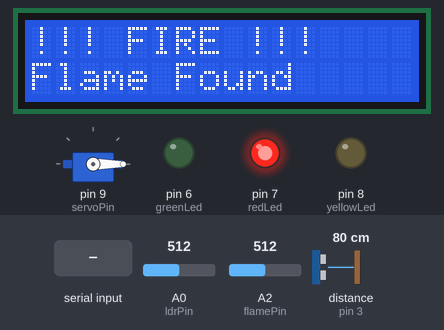
This sketch was run on a simulated Arduino Uno, built with avr-gcc and run on an emulated ATmega328P. Parts: servo, 16×2 character LCD, output pins drawn as LEDs (lit = HIGH). Wiring (inferred from the names in the program): ultrasonic range finder: trigger pin 2; echo pin 3. Dashed ring = blinking. The test bench sets the inputs (shaded band); at power-on: distance to the obstacle (sensor on pin 3) 80 cm, A0 (ldrPin) = 512, A2 (flamePin) = 512. The echo pulse lasts 58.3 µs per cm; pins used as bus, display or sensor lines are not drawn; what the sketch prints to the serial monitor is not drawn.

Above: at 3.3 s.
3.4 s: distance to the obstacle (sensor on pin 3) set to 12 cm
4.9 s: distance to the obstacle (sensor on pin 3) set to 9 cm
At 6.9 s:
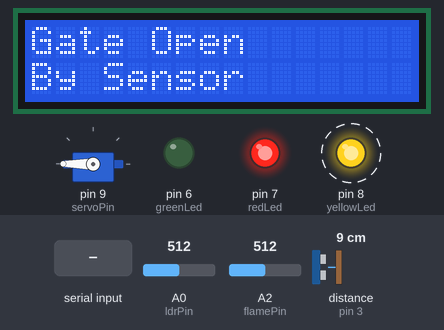
7.0 s: "C" received over Serial
At 9.9 s:
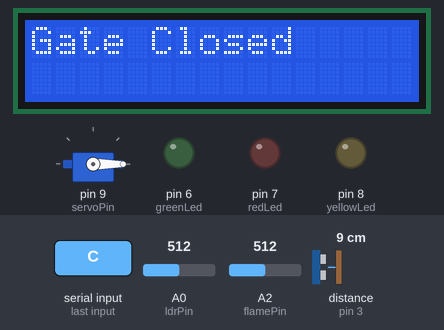
10.0 s: "O" received over Serial
At 12.49 s:
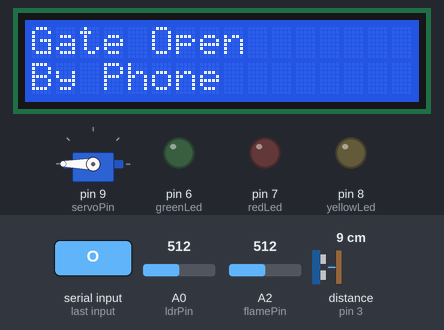
13.0 s: "A" received over Serial
At 15.2 s:
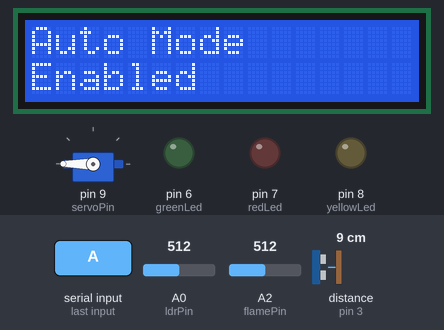
16.0 s: A0 (ldrPin) set to 418
17.5 s: A0 (ldrPin) set to 384
At 18.09 s:
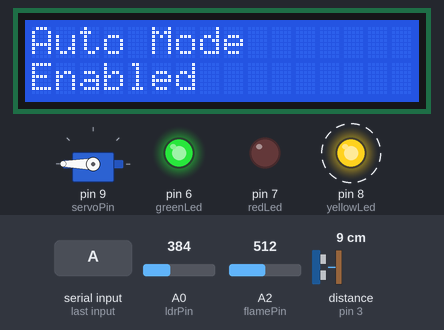
Timing chart, 0 to 20.7 s (numbered marks = the images above; inputs shaded):
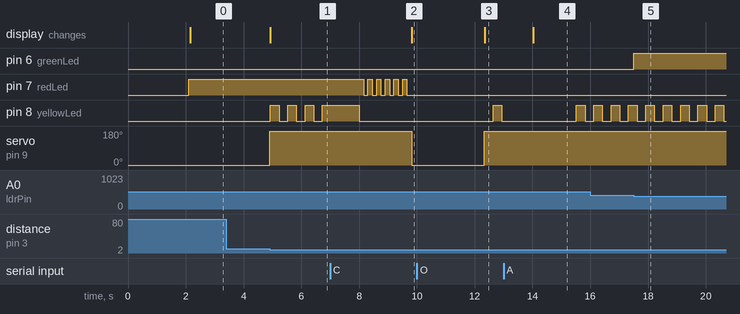

Measured:
- the behaviour switches between 11 and 10 cm on distance to the obstacle (sensor on pin 3) (found by bisection; images 0 and 1)
- the behaviour switches between 400 and 399 on A0 (ldrPin) (found by bisection; images 4 and 5)
- after the input at 3.4 s, every drawn part: stays the same
- after the input at 4.9 s, pin 8 (yellowLed): alternates HIGH for 0.30 s and LOW for 0.30 s, starting at once; servo on pin 9 (servoPin): 0° → 180° at once; the display: changes at once (image 1)
- after the input at 7.0 s, pin 7 (redLed): alternates HIGH for 0.15 s and LOW for 0.15 s, starting after 1.2 s; servo on pin 9 (servoPin): 180° → 0° after 2.8 s; the display: changes after 2.8 s (image 2)
- after the input at 10.0 s, pin 8 (yellowLed): LOW → HIGH after 2.6 s, → LOW 0.30 s later; servo on pin 9 (servoPin): 0° → 180° after 2.3 s; the display: changes after 2.3 s (image 3)
- after the input at 13.0 s, the display: changes after 1.0 s (image 4)
- after the input at 17.5 s, pin 6 (greenLed): LOW → HIGH at once

The sketch:

Smart_Gate.ino
```cpp
#include <Wire.h>
#include <LiquidCrystal_I2C.h>
#include <Servo.h>

LiquidCrystal_I2C lcd(0x27, 16, 2);
Servo gateServo;

// פינים
const int trigPin = 2;
const int echoPin = 3;

const int greenLed = 6;
const int redLed = 7;
const int yellowLed = 8;

const int servoPin = 9;

const int ldrPin = A0;
const int tempPin = A1;
const int flamePin = A2;
bool fireDetected = false;
bool fireDisplayActive = false;

unsigned long fireStartTime = 0;

const unsigned long FIRE_DISPLAY_TIME = 60000;

// מצבים
bool gateOpen = false;
bool manualOpen = false;
bool manualClose = false;
bool nightMode = false;

unsigned long lastDetectionTime = 0;

// הבהוב צהוב
unsigned long previousBlink = 0;
bool yellowState = false;
const int blinkInterval = 300;

void showTemperature() {
  if (fireDisplayActive)
  return;
  int sensorValue = analogRead(tempPin);

  float voltage = sensorValue * (5.0 / 1023.0);

  float temperature = voltage * 100.0;

  lcd.clear();

  lcd.setCursor(0, 0);
  lcd.print("Temp:");
  lcd.print(temperature, 1);
  lcd.print((char)223);
  lcd.print("C");

  lcd.setCursor(0, 1);

  if (nightMode)
    lcd.print("Night: ON ");
  else
    lcd.print("Night: OFF");
}

void openGate() {

  gateServo.write(180);
  gateOpen = true;

  lcd.clear();
  lcd.setCursor(0, 0);
  lcd.print("Gate Open");

  Serial.println("Gate Open");
}

void closeGate() {

  digitalWrite(yellowLed, LOW);

  // הבהוב אדום בזמן סגירה
  for (int i = 0; i < 6; i++) {

    digitalWrite(redLed, HIGH);
    delay(150);

    digitalWrite(redLed, LOW);
    delay(150);
  }

  gateServo.write(0);

  gateOpen = false;

  lcd.clear();
  lcd.setCursor(0, 0);
  lcd.print("Gate Closed");

  Serial.println("Gate Closed");

  delay(1500);

  showTemperature();
}

void setup() {

  Serial.begin(9600);

  pinMode(trigPin, OUTPUT);
  pinMode(echoPin, INPUT);

  pinMode(greenLed, OUTPUT);
  pinMode(redLed, OUTPUT);
  pinMode(yellowLed, OUTPUT);
  pinMode(flamePin, INPUT);

  digitalWrite(greenLed, LOW);
  digitalWrite(redLed, LOW);
  digitalWrite(yellowLed, LOW);

  gateServo.attach(servoPin);
  gateServo.write(0);

  lcd.init();
  lcd.backlight();

  lcd.setCursor(0, 0);
  lcd.print("Smart Gate");

  lcd.setCursor(0, 1);
  lcd.print("Ready");

  delay(2000);

  showTemperature();
}

void loop() {

  // ======================
  // מצב לילה
  // ======================

  int lightValue = analogRead(ldrPin);

  if (lightValue < 400 && !nightMode) {

    nightMode = true;

    digitalWrite(greenLed, HIGH);

    Serial.println("Night Mode Enabled");

    if (!gateOpen && !fireDisplayActive)
      showTemperature();
  }

  else if (lightValue >= 400 && nightMode) {

    nightMode = false;

        digitalWrite(greenLed, LOW);

    Serial.println("Day Mode Enabled");

    if (!gateOpen && !fireDisplayActive)
      showTemperature();
  }
// ======================
// Flame Sensor
// ======================

int flameValue = analogRead(flamePin);

if (flameValue < 1000 && !fireDetected) {

  fireDetected = true;
  fireDisplayActive = true;

  fireStartTime = millis();

  digitalWrite(redLed, HIGH);

  lcd.clear();

  lcd.setCursor(0, 0);
  lcd.print("!!! FIRE !!!");

  lcd.setCursor(0, 1);
  lcd.print("Flame Found");

  Serial.println("************************");
  Serial.println("FIRE ALERT!");
  Serial.println("Fire Detected!");
  Serial.println("************************");
}

// השארת ההתראה למשך דקה

if (fireDisplayActive &&
    millis() - fireStartTime >= FIRE_DISPLAY_TIME &&
    flameValue >= 1000) {

  fireDisplayActive = false;
  fireDetected = false;

  digitalWrite(redLed, LOW);

  Serial.println("Fire Alert Ended");

  if (!gateOpen)
    showTemperature();
}

  // ======================
  // הבהוב צהוב כשהשער פתוח
  // ======================

  if (gateOpen) {

    if (millis() - previousBlink >= blinkInterval) {

      previousBlink = millis();

      yellowState = !yellowState;

      digitalWrite(yellowLed, yellowState);
    }
  }
  else {

    digitalWrite(yellowLed, LOW);
  }

  // ======================
  // Bluetooth
  // ======================

  if (Serial.available()) {

    String msg = Serial.readString();
    msg.trim();

    if (msg == "O") {

      manualOpen = true;
      manualClose = false;

      openGate();

      lcd.setCursor(0, 1);
      lcd.print("By Phone      ");

      Serial.println("Opened By Phone");
    }

    else if (msg == "C") {

      manualOpen = false;
      manualClose = true;

      closeGate();

      Serial.println("Closed By Phone");
    }

    else if (msg == "A") {

      manualOpen = false;
      manualClose = false;

      lcd.clear();
      lcd.setCursor(0, 0);
      lcd.print("Auto Mode");

      lcd.setCursor(0, 1);
      lcd.print("Enabled");

      Serial.println("Auto Mode Enabled");

      delay(1500);

      if (!gateOpen)
        showTemperature();
    }
  }

  // ======================
  // מצב אוטומטי
  // ======================

  if (!manualOpen && !manualClose) {

    digitalWrite(trigPin, LOW);
    delayMicroseconds(2);

    digitalWrite(trigPin, HIGH);
    delayMicroseconds(10);

    digitalWrite(trigPin, LOW);

    long duration = pulseIn(echoPin, HIGH, 30000);

    if (duration > 0) {

      float distance = duration * 0.0343 / 2;

      if (distance <= 10) {

        lastDetectionTime = millis();

        if (!gateOpen) {

          openGate();

          lcd.setCursor(0, 1);
          lcd.print("By Sensor     ");

          Serial.println("Opened By Sensor");
        }
      }

      if (gateOpen &&
          (millis() - lastDetectionTime > 2000)) {

        closeGate();

        Serial.println("Closed Automatically");
      }
    }
  }
}
```
